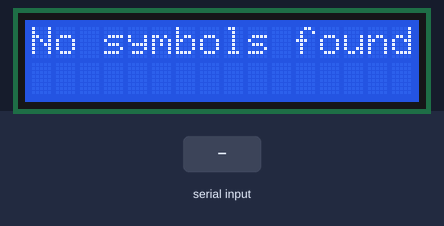
Simulated run of this sketch. Board: Arduino Uno, built with avr-gcc and run on an emulated ATmega328P. On the bench: 16×2 character LCD. The test bench sets the inputs (shaded band). What the sketch prints to the serial monitor is not drawn.

Above: at 1.6 s.
1.7 s: "90;45\n" received over Serial
At 3.9 s:
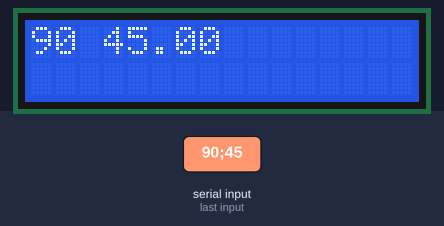
4.2 s: "0\n" received over Serial
At 6.0 s:
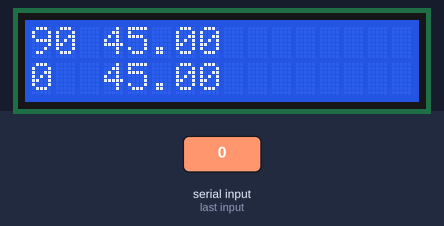
6.7 s: "5\n" received over Serial
At 9.1 s:
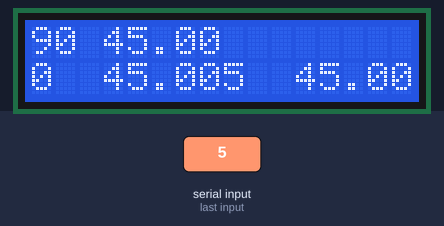
Timing chart, 0 to 10.6 s (numbered marks = the images above; inputs shaded):
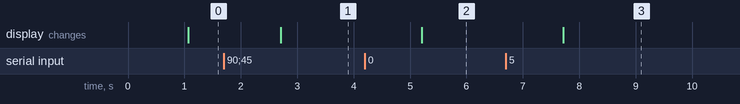

The sketch:

ArduinoTicker.ino
```cpp
#include <LiquidCrystal.h>

typedef struct tickerItem {
  String symbol;
  float price;
  // -1 for negative change in recent price, 0 for no change, and 1 for positive
  short change;
};

const int maxItems = 2;
int itemsAdded = 0;
tickerItem tickerItems[maxItems];

//buffer for reading from serial bus
const int serialBufferSize = 32;
char serialBuffer[serialBufferSize];

// initialize the library with the numbers of the interface pins
LiquidCrystal lcd(12, 11, 5, 4, 3, 2);

//mock method, replaces reading from serial bus
//for testing
void getNextItemFromSerial() {
  static int lastSymbol = -1;
  static float lastPrice = 100;

  lastSymbol++;

  if(lastSymbol >= maxItems) lastSymbol = 0;

  lastPrice += 11.35;

  String symbol;

  if(lastSymbol == 0) symbol = "BTC/USD";
  else symbol = "LTC/USD";

  updateItemsList(symbol, lastPrice, 0);
}

//parse message from serial bus and update the list of tickers
//message format:
// SYMBOL;price;change;
//e.g. GOOG;1034.21;0;
void parseSerialInput(char buffer[32]) {
   String command = String(buffer);
   int sepIndex = command.indexOf(";");
   String symbol = command.substring(0,sepIndex);
   command = command.substring(sepIndex+1);

   sepIndex = command.indexOf(";");
   char conversionBuffer[32];
   String priceSubstring = command.substring(0, sepIndex);
   priceSubstring.toCharArray(conversionBuffer,32);
   float price = atof(conversionBuffer);

   command = command.substring(sepIndex+1);
   sepIndex = command.indexOf(";");
   short change = (short) command.substring(0, sepIndex).toInt();

   updateItemsList(symbol, price, change);
}

//update the values displayed on the screen, reads from tickerItems
//shows only max 2 values now
void updateScreen() {
  lcd.clear();
  lcd.home();

  if(itemsAdded == 0) {
    lcd.print("No symbols found");
  } else {
    for(short i = 0; i < itemsAdded; i++) {
      lcd.print(tickerItems[i].symbol + " ");
      lcd.print(tickerItems[i].price);

      if(i == 0) {
        lcd.setCursor(0,1);
      }
    }
  }
}

//update items list
//either update record for given symbol or append with a new one
void updateItemsList(String symbol, float price, short change) {
  short index = -1;

  for(short i = 0; i < maxItems; i++) {
    if(tickerItems[i].symbol == symbol) {
      index = i;
      break;
    }
  }

  if(index >= 0) {
    tickerItems[index].price = price;
    tickerItems[index].change = change;
  } else {
    tickerItems[itemsAdded].symbol = symbol;
    tickerItems[itemsAdded].price = price;
    tickerItems[itemsAdded].change = change;

    itemsAdded++;
  }
}

void setup() {
  //set up serial connection
  Serial.begin(9600);
  Serial.println("READY");

  // set up the LCD's number of columns and rows:
  lcd.begin(16, 2);
  lcd.setCursor(0,0);
  lcd.print("ArduinoTicker");
  lcd.setCursor(0,1);
  lcd.print("v0.1");
  lcd.display();
}

void loop() {
  byte received = Serial.readBytes(serialBuffer, serialBufferSize);
  if(received > 0) {
    parseSerialInput(serialBuffer);
  }

  updateScreen();
  delay(100);
}
```

Measured:
- after the input at 1.7 s, the display: changes after 1.0 s (image 1)
- after the input at 4.2 s, the display: changes after 1.0 s (image 2)
- after the input at 6.7 s, the display: changes after 1.0 s (image 3)
